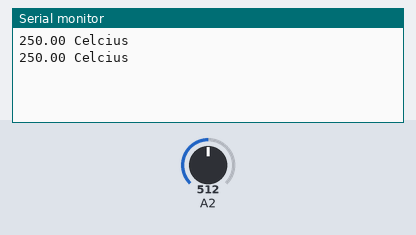
A sketch run on a simulated Arduino Uno, built with avr-gcc and run on an emulated ATmega328P. On the bench: the last lines printed to the serial monitor. The inputs (shaded band) are chosen by the test bench; at power-on: A2 = 512.

Above: at 1.8 s.
1.9 s: A2 set to 716
At 2.6 s:
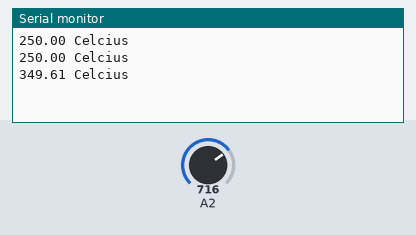
3.4 s: A2 set to 900
At 4.8 s:
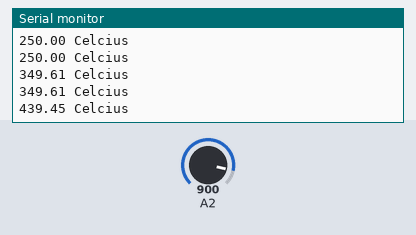
Timing chart, 0 to 6.4 s (numbered marks = the images above; inputs shaded):
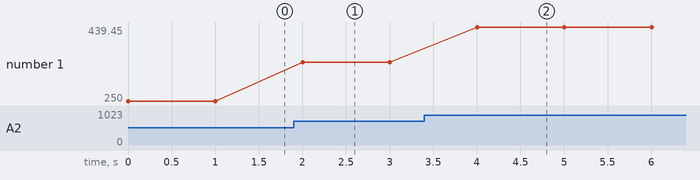

Measured:
- after the input at 1.9 s, the serial monitor: prints a new line after 0.10 s (image 1)
- after the input at 3.4 s, the serial monitor: prints a new line after 0.60 s (image 2)
- plotted number 1: 250 → 349.61 after the input at 1.9 s, 349.61 → 439.45 after the input at 3.4 s

The sketch:

temperature_sensor_.ino
```cpp
void setup() {
  Serial.begin(9600);

}

void loop() {
//  Serial.print(millis());
//  Serial.print(" ");
  Serial.print(analogRead(2) * 0.48828125);
  Serial.print(" ");
  Serial.print("Celcius");
  Serial.println(" ");
  delay(1000);


}
```
